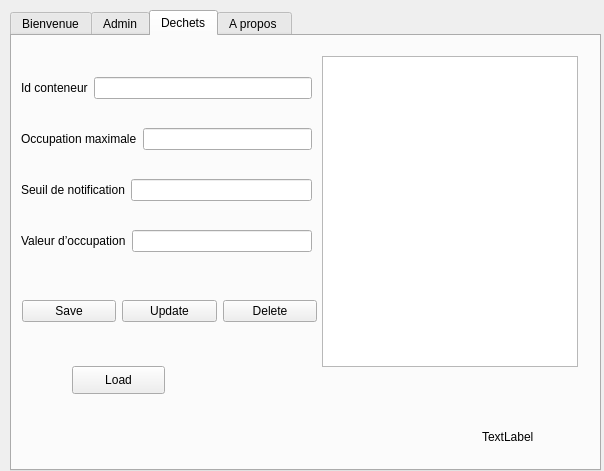
<?xml version="1.0" encoding="UTF-8"?>
<ui version="4.0">
 <class>AdminDialog</class>
 <widget class="QDialog" name="AdminDialog">
  <property name="geometry">
   <rect>
    <x>0</x>
    <y>0</y>
    <width>604</width>
    <height>471</height>
   </rect>
  </property>
  <property name="windowTitle">
   <string>Dialog</string>
  </property>
  <widget class="QTabWidget" name="tabWidget">
   <property name="geometry">
    <rect>
     <x>10</x>
     <y>10</y>
     <width>591</width>
     <height>461</height>
    </rect>
   </property>
   <property name="currentIndex">
    <number>2</number>
   </property>
   <widget class="QWidget" name="tab">
    <attribute name="title">
     <string>Bienvenue</string>
    </attribute>
    <widget class="QLabel" name="label">
     <property name="geometry">
      <rect>
       <x>90</x>
       <y>20</y>
       <width>151</width>
       <height>41</height>
      </rect>
     </property>
     <property name="font">
      <font>
       <family>Roman</family>
       <pointsize>20</pointsize>
       <weight>75</weight>
       <italic>false</italic>
       <bold>true</bold>
      </font>
     </property>
     <property name="text">
      <string>Bienvenue</string>
     </property>
    </widget>
    <widget class="QLabel" name="label_2">
     <property name="geometry">
      <rect>
       <x>90</x>
       <y>80</y>
       <width>191</width>
       <height>161</height>
      </rect>
     </property>
     <property name="text">
      <string>TextLabel</string>
     </property>
    </widget>
   </widget>
   <widget class="QWidget" name="tab_2">
    <attribute name="title">
     <string>Admin</string>
    </attribute>
    <layout class="QVBoxLayout" name="verticalLayout_2">
     <item>
      <layout class="QVBoxLayout" name="verticalLayout">
       <item>
        <widget class="QPlainTextEdit" name="plainTextEdit"/>
       </item>
       <item>
        <layout class="QHBoxLayout" name="horizontalLayout">
         <item>
          <widget class="QPushButton" name="pushButton">
           <property name="enabled">
            <bool>false</bool>
           </property>
           <property name="text">
            <string>Write</string>
           </property>
          </widget>
         </item>
         <item>
          <widget class="QPushButton" name="pushButton_2">
           <property name="text">
            <string>Read</string>
           </property>
          </widget>
         </item>
        </layout>
       </item>
      </layout>
     </item>
    </layout>
   </widget>
   <widget class="QWidget" name="tab_4">
    <attribute name="title">
     <string>Dechets</string>
    </attribute>
    <widget class="QLabel" name="label_6">
     <property name="geometry">
      <rect>
       <x>470</x>
       <y>390</y>
       <width>91</width>
       <height>21</height>
      </rect>
     </property>
     <property name="text">
      <string>TextLabel</string>
     </property>
    </widget>
    <widget class="QWidget" name="layoutWidget">
     <property name="geometry">
      <rect>
       <x>9</x>
       <y>18</y>
       <width>291</width>
       <height>221</height>
      </rect>
     </property>
     <layout class="QVBoxLayout" name="verticalLayout_3">
      <item>
       <layout class="QHBoxLayout" name="horizontalLayout_2">
        <item>
         <widget class="QLabel" name="label_3">
          <property name="text">
           <string>Id conteneur</string>
          </property>
         </widget>
        </item>
        <item>
         <widget class="QLineEdit" name="lineEdit_Id_cont"/>
        </item>
       </layout>
      </item>
      <item>
       <layout class="QHBoxLayout" name="horizontalLayout_3">
        <item>
         <widget class="QLabel" name="label_4">
          <property name="text">
           <string>Occupation maximale</string>
          </property>
         </widget>
        </item>
        <item>
         <widget class="QLineEdit" name="lineEdit_occup_max"/>
        </item>
       </layout>
      </item>
      <item>
       <layout class="QHBoxLayout" name="horizontalLayout_4">
        <item>
         <widget class="QLabel" name="label_5">
          <property name="text">
           <string>Seuil de notification</string>
          </property>
         </widget>
        </item>
        <item>
         <widget class="QLineEdit" name="lineEdit_notif"/>
        </item>
       </layout>
      </item>
      <item>
       <layout class="QHBoxLayout" name="horizontalLayout_5">
        <item>
         <widget class="QLabel" name="label_7">
          <property name="text">
           <string>Valeur d’occupation</string>
          </property>
         </widget>
        </item>
        <item>
         <widget class="QLineEdit" name="lineEdit_val_occup"/>
        </item>
       </layout>
      </item>
     </layout>
    </widget>
    <widget class="QTableView" name="tableView">
     <property name="geometry">
      <rect>
       <x>310</x>
       <y>20</y>
       <width>256</width>
       <height>311</height>
      </rect>
     </property>
    </widget>
    <widget class="QPushButton" name="pushButton_load">
     <property name="geometry">
      <rect>
       <x>60</x>
       <y>330</y>
       <width>93</width>
       <height>28</height>
      </rect>
     </property>
     <property name="text">
      <string>Load</string>
     </property>
    </widget>
    <widget class="QWidget" name="layoutWidget">
     <property name="geometry">
      <rect>
       <x>10</x>
       <y>260</y>
       <width>295</width>
       <height>30</height>
      </rect>
     </property>
     <layout class="QHBoxLayout" name="horizontalLayout_6">
      <item>
       <widget class="QPushButton" name="pushButton_save">
        <property name="text">
         <string>Save</string>
        </property>
       </widget>
      </item>
      <item>
       <widget class="QPushButton" name="pushButton_update">
        <property name="text">
         <string>Update</string>
        </property>
       </widget>
      </item>
      <item>
       <widget class="QPushButton" name="pushButton_delete">
        <property name="text">
         <string>Delete</string>
        </property>
       </widget>
      </item>
     </layout>
    </widget>
   </widget>
   <widget class="QWidget" name="tab_3">
    <attribute name="title">
     <string>A propos </string>
    </attribute>
   </widget>
  </widget>
 </widget>
 <resources/>
 <connections/>
</ui>
